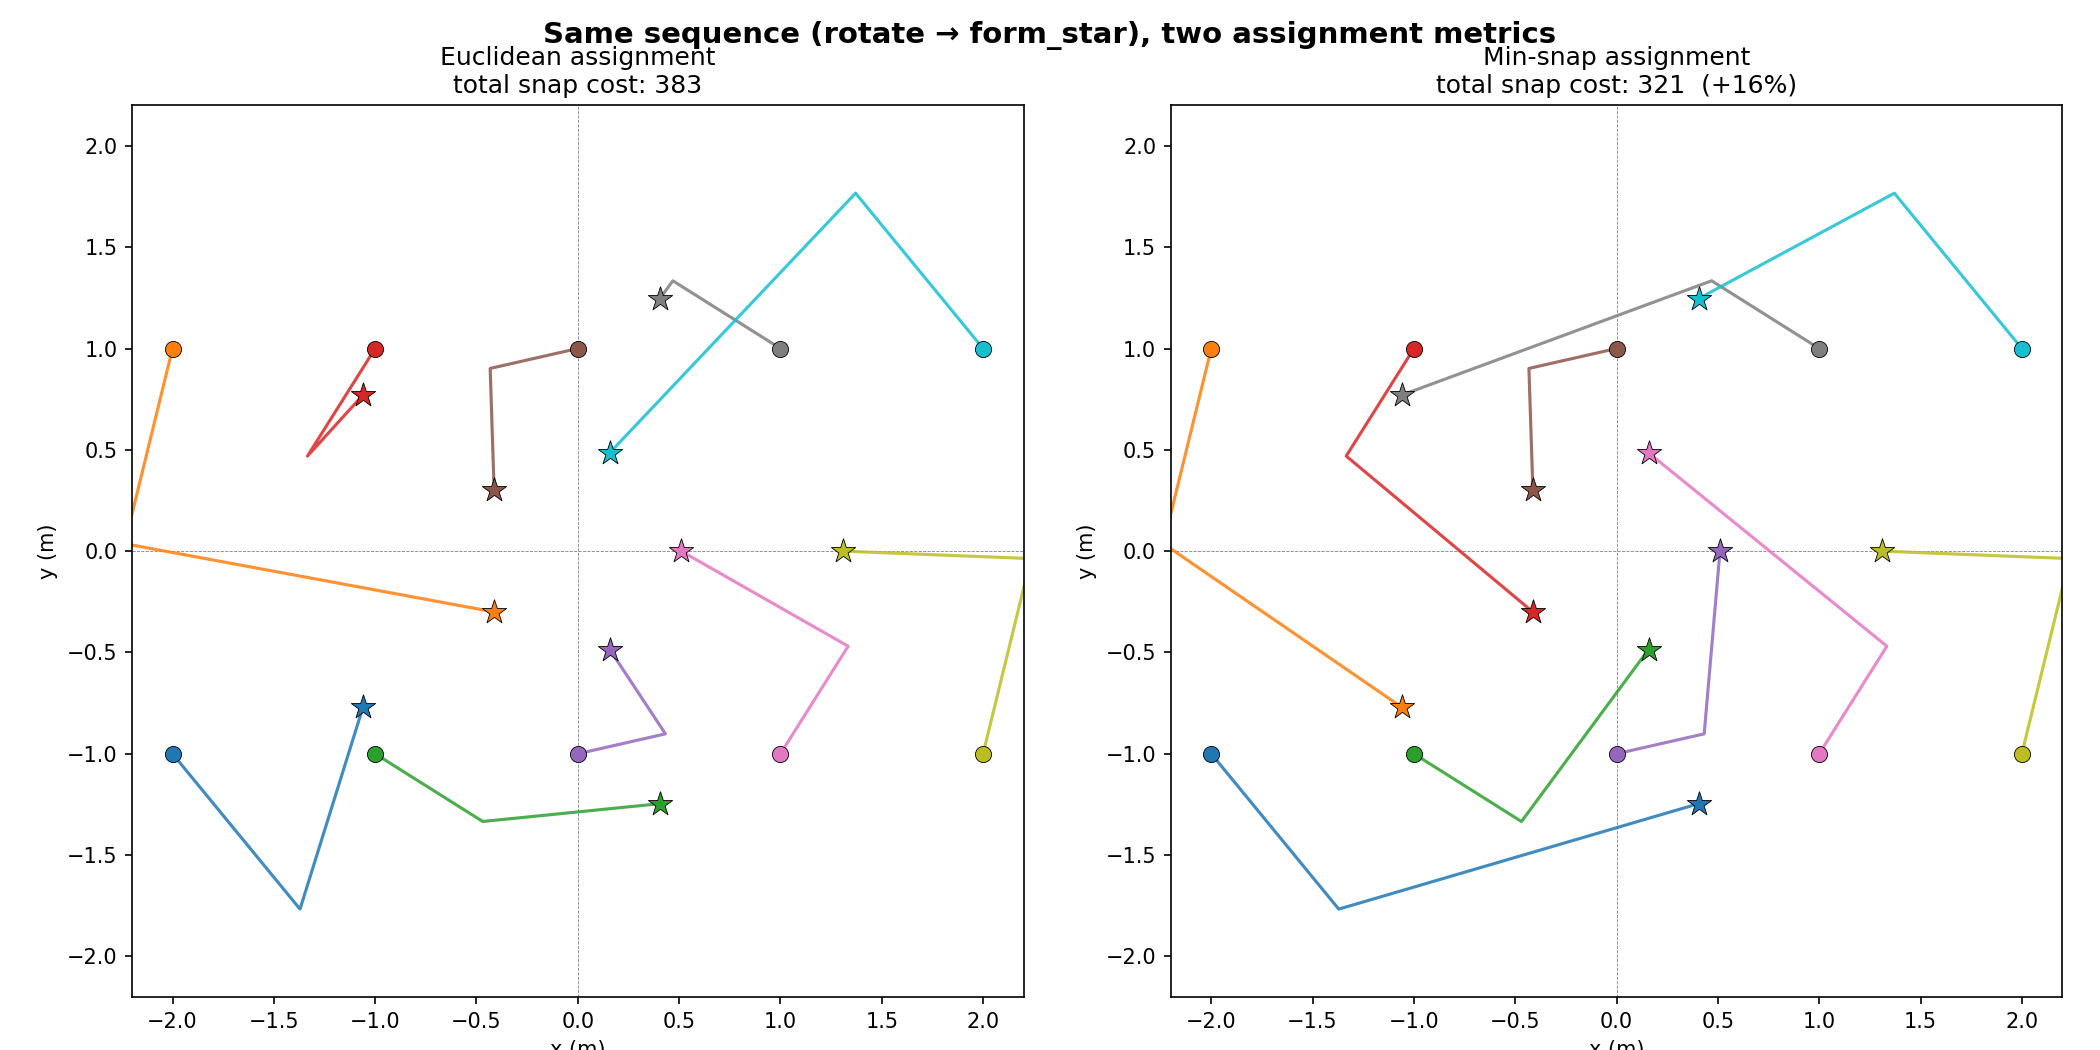

This figure's Python source:
"""Physically compare Euclidean vs min-snap assignment on a fixed 2-primitive sequence.

No LLM, no MPC sim. We run the *identical* primitive sequence

    1. rotate     (gives each drone tangential swirl momentum)
    2. form_star  (does the drone->target assignment)

twice: once passing the carried velocity into the assignment (min-snap) and once
withholding it (Euclidean). The only thing that differs is the assignment metric,
so the drone paths isolate its effect.

Outputs:
    scripts/compare_choreographies.png   side-by-side traced paths
    scripts/compare_choreographies.gif   side-by-side animation (drones flying)

Run with:
    pixi run python scripts/compare_choreographies.py
"""

import matplotlib
import numpy as np

matplotlib.use("Agg")
import matplotlib.animation as animation  # noqa: E402
import matplotlib.pyplot as plt  # noqa: E402

from swarm_gpt.core.motion_primitives import (  # noqa: E402
    _assign_positions,
    _minsnap_cost_matrix,
    form_star,
    rotate,
)

LIMITS = {"lower": np.array([-2.2, -2.7, 0.25]), "upper": np.array([2.2, 2.7, 1.7])}
SWARM = np.array([[x, y, 100.0] for x in (-200, -100, 0, 100, 200) for y in (-100, 100)])

T_ROT0, T_ROT1 = 0.0, 1.0
T_FORM0, T_FORM1 = 1.0, 4.0
ROTATE_ANGLE_DEG = 90
FORM_STAR_ARGS = (120, 60, 80, 2.0)  # height, min_spacing, delta_radius, time_to_finish_s


def _form_star_targets(n: int, args: tuple) -> np.ndarray:
    """Replicate form_star's target ring positions (cm) for snap-cost evaluation."""
    height, min_spacing, delta_radius, _ = args
    min_spacing = max(min_spacing, 40)
    delta_radius = max(delta_radius, 40)
    dpc = n // 2
    r = min_spacing / (2 * np.sin(np.pi / dpc))
    des = None
    for rr, off in zip([r, r + delta_radius], [0, 2 * np.pi / dpc]):
        ang = np.linspace(0, 2 * np.pi, dpc, endpoint=False) + off
        block = np.array([rr * np.cos(ang), rr * np.sin(ang), [height] * dpc]).T
        des = block if des is None else np.vstack([des, block])
    if n != dpc * 2:
        des = np.vstack([des, np.array([0, 0, height])])
    return des


def build_waypoints(use_snap: bool) -> tuple[np.ndarray, np.ndarray, float]:
    """Run rotate -> form_star; return (times, positions_cm, total_snap_cost).

    Args:
        use_snap: pass carried velocity to form_star (min-snap) or withhold it (Euclidean).

    Returns:
        times: sorted timestamps (T,).
        positions: per-drone positions in cm (n, T, 3).
        snap_cost: total min-snap cost of the resulting formation assignment.
    """
    n = SWARM.shape[0]
    pos = SWARM.copy()
    vel = np.zeros_like(pos)
    merged: dict[float, dict[int, np.ndarray]] = {0.0: {i: p.copy() for i, p in enumerate(pos)}}

    prev = pos.copy()
    pos, wps = rotate((ROTATE_ANGLE_DEG, "z"), pos, T_ROT0, T_ROT1, LIMITS, swarm_vel=vel)
    vel = (pos - prev) / (T_ROT1 - T_ROT0)
    for t, d in wps.items():
        merged.setdefault(t, {}).update({i: p.copy() for i, p in d.items()})

    # snap cost of the assignment this metric will pick (evaluated on the true snap cost)
    pos_ho, vel_ho = pos.copy(), vel.copy()
    targets = _form_star_targets(n, FORM_STAR_ARGS)
    cost_mat = _minsnap_cost_matrix(pos_ho, targets, vel_ho, T_FORM1 - T_FORM0)
    assign = _assign_positions(
        pos_ho, targets, swarm_vel=(vel_ho if use_snap else None), T=T_FORM1 - T_FORM0
    )
    snap_cost = float(cost_mat[np.arange(n), assign].sum())

    pos, wps = form_star(
        FORM_STAR_ARGS, pos, T_FORM0, T_FORM1, LIMITS, swarm_vel=(vel if use_snap else None)
    )
    for t, d in wps.items():
        merged.setdefault(t, {}).update({i: p.copy() for i, p in d.items()})

    times = np.array(sorted(merged.keys()))
    positions = np.zeros((n, len(times), 3))
    last = {i: SWARM[i].copy() for i in range(n)}
    for k, t in enumerate(times):
        for i in range(n):
            if i in merged[t]:
                last[i] = merged[t][i]
            positions[i, k] = last[i]
    return times, positions, snap_cost


def resample(times: np.ndarray, pos: np.ndarray, grid: np.ndarray) -> np.ndarray:
    """Linearly interpolate per-drone positions (n, T, 3) onto a common time grid."""
    n = pos.shape[0]
    out = np.zeros((n, len(grid), 3))
    for i in range(n):
        for c in range(3):
            out[i, :, c] = np.interp(grid, times, pos[i, :, c])
    return out


def main() -> None:
    """Build both choreographies, render a static PNG and an animation GIF."""
    te, pe, cost_e = build_waypoints(use_snap=False)
    ts, ps, cost_s = build_waypoints(use_snap=True)
    pe, ps = pe / 100.0, ps / 100.0  # cm -> m

    n = SWARM.shape[0]
    colors = plt.cm.tab10(np.linspace(0, 1, n))
    panels = [(pe, te, cost_e, "Euclidean assignment"), (ps, ts, cost_s, "Min-snap assignment")]

    # ---- static traced-paths PNG ----
    fig, axes = plt.subplots(1, 2, figsize=(14, 7))
    fig.suptitle(
        "Same sequence (rotate → form_star), two assignment metrics", fontsize=14, fontweight="bold"
    )
    for ax, (pos, _t, cost, label) in zip(axes, panels):
        improve = (
            "" if label.startswith("Eucl") else f"  ({100 * (cost_e - cost_s) / cost_e:+.0f}%)"
        )
        ax.set_title(f"{label}\ntotal snap cost: {cost:.0f}{improve}", fontsize=12)
        ax.set_aspect("equal")
        ax.set_xlim(-2.2, 2.2)
        ax.set_ylim(-2.2, 2.2)
        ax.set_xlabel("x (m)")
        ax.set_ylabel("y (m)")
        ax.axhline(0, color="gray", lw=0.4, ls="--")
        ax.axvline(0, color="gray", lw=0.4, ls="--")
        for i in range(n):
            ax.plot(pos[i, :, 0], pos[i, :, 1], color=colors[i], lw=1.5, alpha=0.85)
            ax.scatter(
                *pos[i, 0, :2], color=colors[i], s=60, zorder=5, edgecolors="k", linewidths=0.4
            )
            ax.scatter(
                *pos[i, -1, :2],
                color=colors[i],
                s=150,
                marker="*",
                zorder=6,
                edgecolors="k",
                linewidths=0.4,
            )
    plt.tight_layout()
    plt.savefig("scripts/compare_choreographies.png", dpi=150)
    print("saved scripts/compare_choreographies.png")

    # ---- side-by-side animation ----
    grid = np.linspace(0.0, T_FORM1, 160)
    pe_g, ps_g = resample(te, pe, grid), resample(ts, ps, grid)
    figa, axa = plt.subplots(1, 2, figsize=(14, 7))
    figa.suptitle(
        "rotate → form_star: Euclidean (left) vs Min-snap (right)", fontsize=13, fontweight="bold"
    )
    dots, trails = [], []
    for ax, (_pos, _t, cost, label) in zip(axa, panels):
        ax.set_title(label, fontsize=12)
        ax.set_aspect("equal")
        ax.set_xlim(-2.2, 2.2)
        ax.set_ylim(-2.2, 2.2)
        ax.set_xlabel("x (m)")
        ax.set_ylabel("y (m)")
        ax.axhline(0, color="gray", lw=0.4, ls="--")
        ax.axvline(0, color="gray", lw=0.4, ls="--")
    for ax, grid_pos in [(axa[0], pe_g), (axa[1], ps_g)]:
        d = [ax.plot([], [], "o", color=colors[i], ms=8, mec="k", mew=0.4)[0] for i in range(n)]
        tr = [ax.plot([], [], "-", color=colors[i], lw=1.2, alpha=0.6)[0] for i in range(n)]
        dots.append((d, grid_pos))
        trails.append((tr, grid_pos))

    def update(frame: int) -> list:
        artists = []
        for d, gp in dots:
            for i in range(n):
                d[i].set_data([gp[i, frame, 0]], [gp[i, frame, 1]])
                artists.append(d[i])
        for tr, gp in trails:
            for i in range(n):
                tr[i].set_data(gp[i, : frame + 1, 0], gp[i, : frame + 1, 1])
                artists.append(tr[i])
        return artists

    anim = animation.FuncAnimation(figa, update, frames=len(grid), interval=40, blit=True)
    anim.save("scripts/compare_choreographies.gif", writer=animation.PillowWriter(fps=25))
    print("saved scripts/compare_choreographies.gif")

    print(f"\nEuclidean total snap cost: {cost_e:.1f}")
    print(
        f"Min-snap  total snap cost: {cost_s:.1f}  ({100 * (cost_e - cost_s) / cost_e:.0f}% lower)"
    )


if __name__ == "__main__":
    main()
